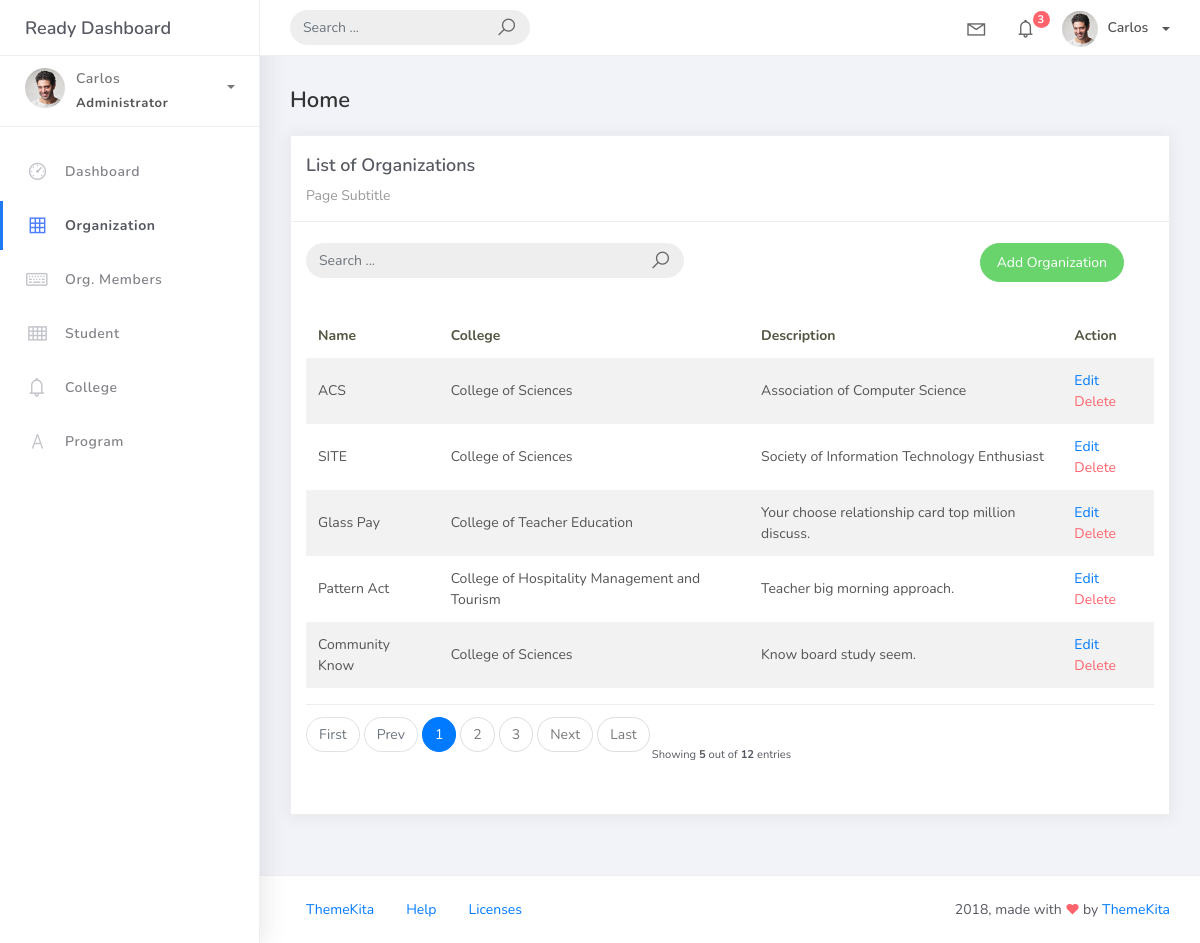
Screenshot of /organization_list with the database file from the repository.
### studentorg/models.py (models this page shows, shortened)
class BaseModel(models.Model):
    created_at = models.DateTimeField(auto_now_add=True, db_index=True)
    updated_at = models.DateTimeField(auto_now=True)
    class Meta:
        abstract = True

class Organization(BaseModel):
    name = models.CharField(max_length=250)
    college = models.ForeignKey(
        College, null=True, blank=True, on_delete=models.CASCADE)
    description = models.CharField(max_length=500)

class College(BaseModel):
    college_name = models.CharField(max_length=150)
    def __str__(self):
        return self.college_name

### studentorg/views.py (the view)
# urls.py: path('organization_list', OrganizationList.as_view(), name='organization-list'),
class OrganizationList(ListView):
    model = Organization
    context_object_name = 'organization'
    template_name = 'organization/org_list.html'
    paginate_by = 5
    def get_queryset(self, *args, **kwargs):
        qs = super().get_queryset(*args, **kwargs)
        if self.request.GET.get("q") != None:
            query = self.request.GET.get('q')
            qs = qs.filter(Q(name__icontains=query) |
                           Q(description__icontains=query))
        return qs

### templates/organization/org_list.html (shortened to what this page needs)
{% extends 'base.html' %} {% load static %} {% block content %}
<div class="content">
  <div class="container-fluid">
    <h4 class="page-title">Home</h4>
    <div class="row">
      <div class="col-md-12">
        <div class="card">
          <div class="card-header">
            <div class="card-title">List of Organizations</div>
            <div class="card-category">Page Subtitle</div>
          </div>
          <br />
          <div class="col-md-12 row">
            <div class="col-md-6">
              <form
                class="navbar-left navbar-form nav-search mr-md-3"
                action="{% url 'organization-list'%}"
              >
                <div class="input-group">
                  <input
                    type="text"
                    placeholder="Search ..."
                    class="form-control"
                    name="q"
                    value="{{ request.GET.q }}"
                  />
                  <div class="input-group-append">
                    <span class="input-group-text">
                      <i class="la la-search search-icon"></i>
                    </span>
                  </div>
                </div>
              </form>
            </div>
            <div class="col-md-6">
              <div class="pull-right">
                <a
                  href="{% url 'organization-add' %}"
                  class="btn btn-success btn-rounded"
                  >Add Organization</a
                >
              </div>
            </div>
          </div>
          <div class="card-body">
            <table class="table table-striped mt-3">
              <thead>
                <tr>
                  <th scope="col">Name</th>
                  <th scope="col">College</th>
                  <th scope="col">Description</th>
                  <th scope="col">Action</th>
                </tr>
              </thead>
              <tbody>
                {% for object in object_list %}
                <tr>
                  <td>{{ object.name }}</td>
                  <td>{{ object.college }}</td>
                  <td>{{ object.description }}</td>
                  <td>
                    <a href="organization_list/{{ object.id }}">Edit</a>
                    <a
                      href="organization_list/{{ object.id }}/delete"
                      class="text-danger"
                      >Delete</a
                    >
                  </td>
                </tr>
                {% endfor %}
              </tbody>
            </table>
            {% include 'includes/pagination.html' %}
          </div>
        </div>
      </div>
    </div>
  </div>
</div>
{% include "includes/message.html" %} {% endblock %}

### rows the page displays
Organization: name "ACS", college "College of Sciences", description "Association of Computer Science"
Organization: name "SITE", college "College of Sciences", description "Society of Information Technology Enthusiast"
Organization: name "Glass Pay", college "College of Teacher Education", description "Your choose relationship card top million discuss."
Organization: name "Pattern Act", college "College of Hospitality Management and Tourism", description "Teacher big morning approach."
Organization: name "Community Know", college "College of Sciences", description "Know board study seem."

### other values shown
{{ page_num }} "1"
{{ page_num }} "2" "3"
{{ object_list.count }} "5"
{{ paginator.count }} "12"
